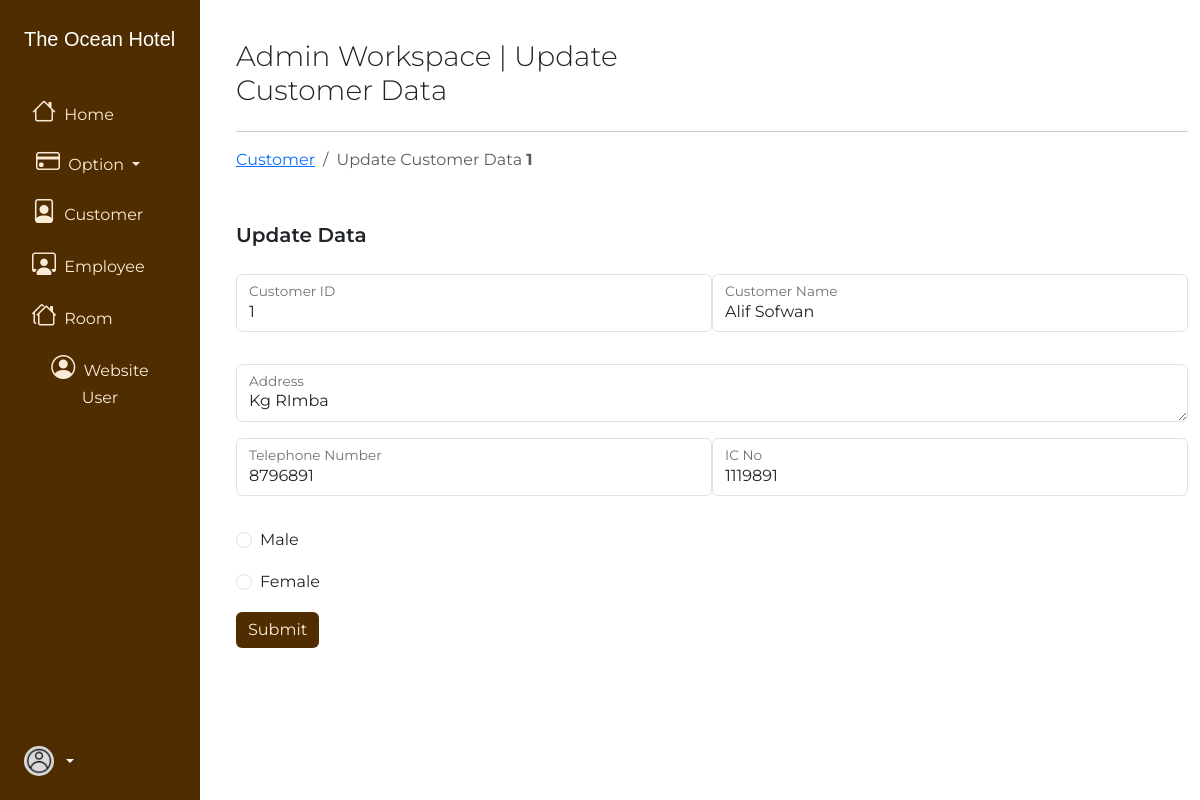
The page /manager/update_pengunjung.php?customer_id=1 on the database its author committed.
### tables this page shows
CREATE TABLE `customer` (
  `customer_id` int(10) NOT NULL,
  `customer_name` varchar(30) NOT NULL,
  `address` varchar(20) NOT NULL,
  `gender` enum('Male','Female') NOT NULL,
  `phonenumber` varchar(20) NOT NULL,
  `ic_no` int(11) NOT NULL
);

### manager/update_pengunjung.php (the view, shortened to what this page needs)
<?php
$id = $_GET['customer_id'];
?>
<!doctype html>
<html lang="en">
  <head>
    <link rel="stylesheet" href="../css/style.css">
    <link rel="stylesheet" href="https://cdn.jsdelivr.net/npm/bootstrap-icons@1.10.3/font/bootstrap-icons.css">
    <link href="https://cdn.jsdelivr.net/npm/bootstrap@5.3.0-alpha1/dist/css/bootstrap.min.css" rel="stylesheet">
  </head>
  <body>
	<div>
    <div class="row flex-nowrap gap-4">
      <div class="col-auto col-md-3 col-xl-2 px-sm-2 px-0 text-primary" style="background-color: #4f2d01;">
        <div class="d-flex flex-column align-items-center align-items-sm-start px-3 pt-4 gap-3 text-white min-vh-100">
          <a href="index.php" class="d-flex align-items-center pb-3 mb-md-0 me-md-auto text-white text-decoration-none">
            <span class="fs-5 d-none d-sm-inline font-leyton">The Ocean Hotel</span>
          </a>
          <ul class="nav nav-pills flex-column mb-sm-auto mb-0 align-items-center align-items-sm-start font-montserrat" id="menu">
            <li class="nav-item">
              <a class="nav-link align-middle p-2 btn btn-dark btn-md active" href="index.php" aria-current="page">
                <i class="bi bi-house fs-4"></i>
                <span class="ms-1 d-none d-sm-inline">Home</span>
              </a>
            </li>
            <li class="nav-item">
              <div class="dropdown">
                <a class="btn btn-dark btn-md dropdown-toggle" href="#" role="button" data-bs-toggle="dropdown" aria-expanded="false">
                  <i class="fs-4 bi bi-credit-card"></i>
                  <span class="ms-1 d-none d-sm-inline">Option</span>
                </a>
              </div>
            </li>
            <li class="nav-item">
              <a href="show_pengunjung.php" class="nav-link align-middle p-2 btn btn-dark btn-md">
                <i class="fs-4 bi bi-file-person"></i>
                <span class="ms-1 d-none d-sm-inline">Customer</span>
              </a>
            </li>
            <li class="nav-item">
              <a href="show_karyawan.php" class="nav-link align-middle p-2 btn btn-dark btn-md">
                <i class="fs-4 bi bi-person-workspace"></i>
                <span class="ms-1 d-none d-sm-inline">Employee</span>
              </a>
            </li>
            <li class="nav-item">
              <a href="show_kamar.php" class="nav-link align-middle p-2 btn btn-dark btn-md">
                <i class="fs-4 bi bi-houses"></i>
                <span class="ms-1 d-none d-sm-inline">Room</span>
              </a>
            </li>
            <li class="nav-item">
              <a href="show_website_user.php" class="nav-link align-middle p-2 btn btn-dark btn-md">
                <i class="fs-4 bi bi-person-circle"></i>
                <span class="ms-1 d-none d-sm-inline">Website User</span>
              </a>
            </li>
          </ul>
          <div class="dropdown pb-4 font-montserrat">
            <a href="#" class="d-flex align-items-center text-white text-decoration-none dropdown-toggle" id="dropdownUser1" data-bs-toggle="dropdown" aria-expanded="false">
							<img src="../img/user.png" alt="hugenerd" width="30" height="30" class="rounded-circle">
            </a>
          </div>
        </div>
      </div>
			<div class="col py-3 ml-2">
				<div class="container">
          <header class="mt-4 row">
            <div class="col">
              <h3 class="fw-light font-montserrat">Admin Workspace | Update Customer Data</h3>
            </div>
            <div class="col d-flex justify-content-end align-items-center">
            </div>
          </header>
          <hr>
          <nav aria-label="breadcrumb">
            <ol class="breadcrumb font-montserrat">
              <li class="breadcrumb-item"><a href="show_pengunjung.php">Customer</a></li>
              <li class="breadcrumb-item active" aria-current="page">Update Customer Data <strong><?php echo $id ?></strong></li>
            </ol>
          </nav>
          <?php
          include "../koneksi.php";
          $code = $_GET['customer_id'];
          $query = mysqli_query($koneksi, "SELECT * FROM customer WHERE customer_id= '$code'");
          $row = mysqli_fetch_array($query);
          ?>
          <main>
            <div class="mt-5 font-montserrat">
              <div class="pb-2">
                <p class="lead fw-semibold">Update Data</p>
              </div>
              <form class="row g-3" action="update/update_process_pengunjung.php" method="post">
                  <div class="col-md-6">
                    <div class="form-floating mb-3">
                      <input type="text" class="form-control" id="id" name="customer_id" placeholder="name@example.com" value="<?php echo $row['customer_id']; ?>">
                      <label for="id">Customer ID</label>
                    </div>
                  </div>
                  <div class="col-md-6">
                    <div class="form-floating mb-3">
                      <input type="text" class="form-control" id="nama" name="customer_name" placeholder="name@example.com" value="<?php echo $row['customer_name']; ?>">
                      <label for="name">Customer Name</label>
                    </div>
                  </div>
                  <div class="col-12">
                    <div class="form-floating">
                      <textarea class="form-control" placeholder="Leave a comment here" id="address" name="address"><?php echo $row['address'] ?></textarea>
                      <label for="address">Address</label>
                    </div>
                  </div>
                  <div class="col-md-6">
                    <div class="form-floating mb-3">
                      <input type="text" class="form-control" id="id" name="phonenumber" placeholder="name@example.com" value="<?php echo $row['phonenumber']; ?>">
                      <label for="id">Telephone Number</label>
                    </div>
                  </div>
                  <div class="col-md-6">
                    <div class="form-floating mb-3">
                      <input type="text" class="form-control" id="nama" name="ic_no" placeholder="name@example.com" value="<?php echo $row['ic_no']; ?>">
                      <label for="nama">IC No</label>
                    </div>
                  </div>
                  <div class="form-check">
                    <input class="form-check-input" type="radio" name="gender" id="male" value="male">
                    <label class="form-check-label" for="male">
                      Male
                    </label>
                  </div>
                  <div class="form-check">
                    <input class="form-check-input" type="radio" name="gender" id="female" value="female">
                    <label class="form-check-label" for="female">
                      Female
                    </label>
                  </div>
                  <div class="col-12">
                    <button type="submit" class="btn btn-dark btn-md">Submit</button>
                  </div>
              </form>
            </div>
          </main>
				</div>
			</div>
  	</div>
	</div>
  </body>
</html>

### css/style.css (style rules this page uses)
.row { --bs-gutter-x: 0 !important; }
.font-leyton { font-family: 'leyton', sans-serif; }
.font-montserrat { font-family: 'montserrat-200', sans-serif; }
.btn-dark { background-color: rgb(79, 45, 1) !important; border: none !important; color: antiquewhite !important; }
.text-primary { --bs-text-opacity: 1; color: antiquewhite !important; }

### rows shown on the page
customer: customer_id "1", customer_name "Alif Sofwan", address "Kg RImba", phonenumber "8796891", ic_no "1119891"

### other values the page prints
$id "1"
